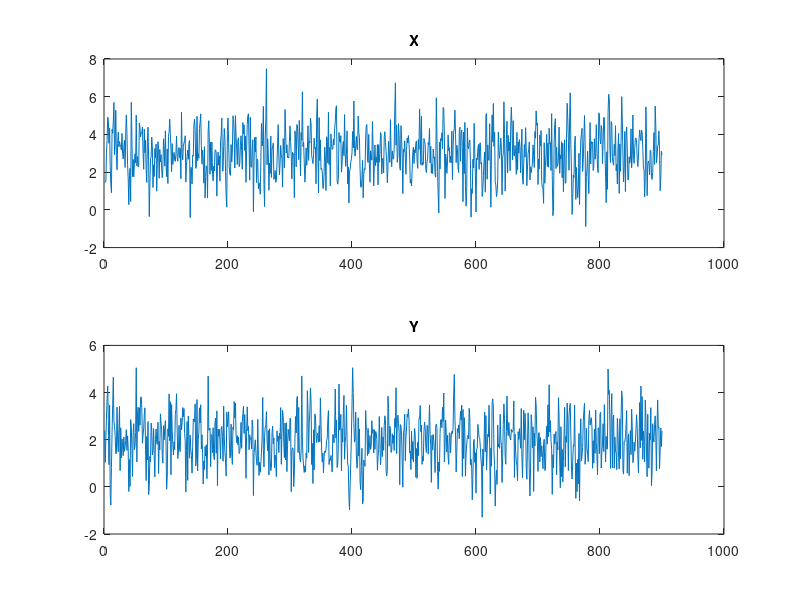
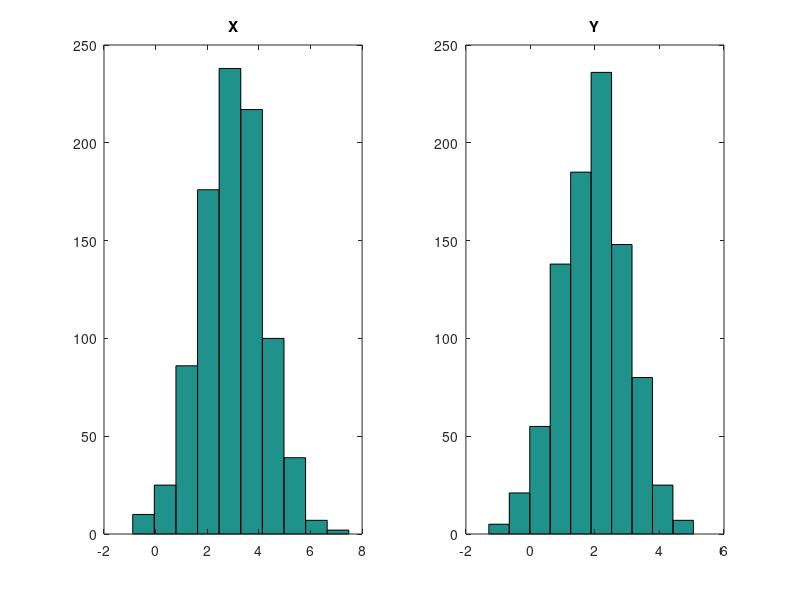
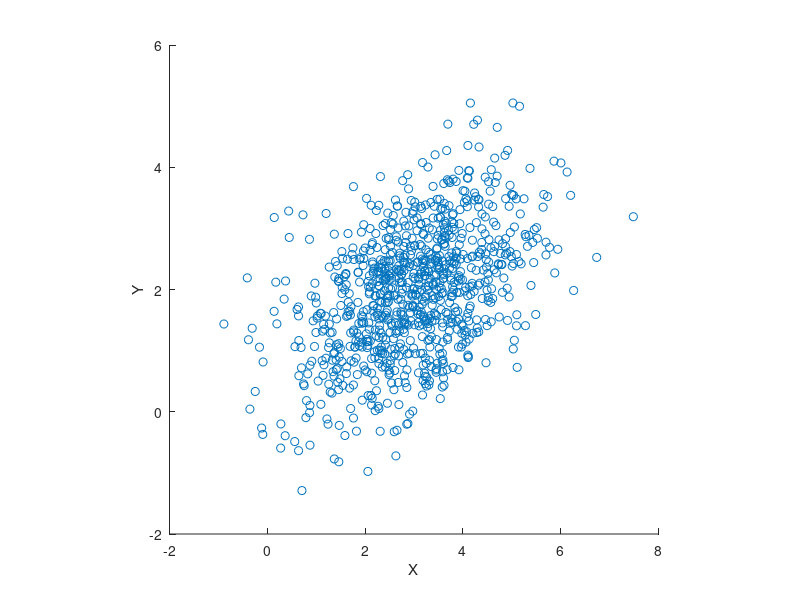

The MATLAB source for these figures, in order:
%STAT572_HW12_IC.m
%Adam Vaccaro
%Purpose: Generate Markov Chains of length 1000 from bivariate normal with
%mu =[3 2]' and covariance = [1.5, 0.6; 0.6, 1].  Plot each MC and
%histogram.  Make a scatterplot of X vs Y.

%% Step 0 - Set up
addpath(genpath('/Users/ADV/Documents/MATLAB/'));
clear all; close all;

%% Step 1 - Take r.s. from N(0,1), get initial values
n = 1000; %sample size
X = zeros(1,n); Y = zeros(1,n); %pre-allocate storage space
SIGMA = [1.5 0.6; 0.6 1];
MU = [3;2]; mux = MU(1); muy = MU(2);
sigx = sqrt(SIGMA(1,1));
sigy = sqrt(SIGMA(2,2));
rho = SIGMA(1,2)/(sigx*sigy);
z10 = normrnd(0,1); z20 = normrnd(0,1);
X(1) = mux + sigx*z10;
Y(1) = muy + rho*(sigx/sigy)*(X(1)-mux)+sigy*sqrt(1-rho^2)*z20;

%% Step 2 - Iterative algorithm
for i = 1:(n-1)
    X(i+1) = normrnd(mux+rho*(sigx/sigy)*(Y(i)-muy),sigx*sqrt(1-rho^2));
    Y(i+1) = normrnd(muy+rho*(sigy/sigx)*(X(i+1)-mux),sigy*sqrt(1-rho^2));
end

%% Step 3 - Burn 10%
X = X(floor(.1*numel(X))+1:end);
Y = Y(floor(.1*numel(Y))+1:end);

%% Step 4 - Plot MCs
figure(1); clf;
subplot(211); plot(X); title('X');
subplot(212); plot(Y); title('Y');

%% Step 5 - Plot histograms
figure(2); clf;
subplot(121); hist(X); title('X');
subplot(122); hist(Y); title('Y');

%% Step 6 - Plot scatterplot
figure(3); clf;
scatter(X,Y); axis square;
xlabel('X'); ylabel('Y');